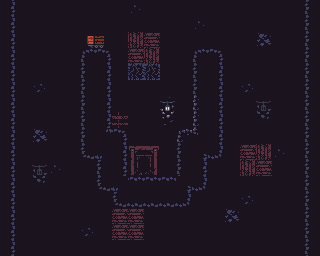

A level layout from a 2D game, rendered from its tile map. Below: a short description, then the map file with its tile-grid data intact:
An orthogonal 20x16 tile map with 16x16 px tiles, 4 tile layers (Background, Collision, Destructible, Decor), 2 tilesets.

<map version="1.8" tiledversion="1.8.5" orientation="orthogonal" renderorder="right-down" width="20" height="16" tilewidth="16" tileheight="16" infinite="0" nextlayerid="5" nextobjectid="1">
 <tileset firstgid="1" source="../tilesets/Underground Mine.tsx" />
 <tileset firstgid="301" source="../tilesets/Terrain.tsx" />
 <layer id="1" name="Background" width="20" height="16">
  <data encoding="csv">
52,52,52,52,52,52,52,52,39,52,52,52,52,52,52,52,52,52,52,52,
52,52,52,52,52,52,52,52,52,52,52,52,39,52,52,52,52,52,52,52,
52,52,52,52,52,52,52,52,52,52,52,52,52,52,52,52,35,52,52,52,
52,52,52,52,52,52,52,52,52,52,52,52,52,52,52,52,52,52,52,52,
52,52,52,52,52,52,52,52,52,52,52,52,52,52,52,52,52,52,52,52,
52,52,37,52,52,52,52,52,52,52,52,52,52,52,52,37,52,52,52,52,
52,52,52,52,52,52,52,52,52,52,196,52,52,52,52,52,191,52,52,52,
52,52,52,52,52,52,52,52,52,52,221,52,52,52,52,52,216,52,52,52,
52,52,35,52,52,52,52,52,52,52,52,52,52,52,52,52,52,52,52,52,
52,52,52,52,52,52,52,52,188,189,52,52,52,52,52,210,211,39,52,52,
52,52,191,39,52,52,52,52,213,214,52,52,52,52,52,211,210,52,52,52,
52,52,216,52,52,52,52,52,52,52,52,52,52,52,52,52,52,52,52,52,
52,52,52,52,52,52,52,52,52,52,52,52,52,52,52,37,52,52,52,52,
52,52,52,52,52,52,52,210,210,52,52,52,52,52,35,52,52,52,52,52,
52,52,52,52,52,37,52,210,210,52,52,52,52,52,52,52,52,52,52,52,
52,52,52,52,52,52,52,52,52,52,52,52,52,52,52,52,52,52,52,52
</data>
 </layer>
 <layer id="2" name="Collision" width="20" height="16">
  <data encoding="csv">
112,0,0,0,0,0,0,0,0,0,0,0,0,0,0,0,0,0,0,110,
112,0,0,0,0,0,0,0,0,0,0,0,0,0,0,0,0,0,0,110,
112,0,0,0,0,0,0,0,0,0,0,0,0,0,0,0,0,0,0,110,
112,0,0,0,0,85,87,0,0,0,0,0,85,87,0,0,0,0,0,110,
112,0,0,0,0,110,112,0,0,0,0,0,110,112,0,0,0,0,0,110,
112,0,0,0,0,110,112,0,0,0,0,0,110,112,0,0,0,0,0,110,
112,0,0,0,0,110,112,0,0,0,0,0,124,112,0,0,0,0,0,110,
112,0,0,0,0,110,112,0,0,0,0,0,124,112,0,0,0,0,0,110,
112,0,0,0,0,110,139,87,0,0,0,93,149,112,0,0,0,0,0,110,
112,0,0,0,0,135,91,112,0,0,0,110,89,137,0,0,0,0,0,110,
112,0,0,0,0,0,110,112,0,0,0,110,112,0,0,0,0,0,0,110,
112,0,0,0,0,0,135,91,86,86,86,89,137,0,0,0,0,0,0,110,
112,0,0,0,0,0,0,135,136,136,136,137,0,0,0,0,0,0,0,110,
112,0,0,0,0,0,0,0,0,0,0,0,0,0,0,0,0,0,0,110,
112,0,0,0,0,0,0,0,0,0,0,0,0,0,0,0,0,0,0,110,
112,0,0,0,0,0,0,0,0,0,0,0,0,0,0,0,0,0,0,110
</data>
 </layer>
 <layer id="4" name="Destructible" width="20" height="16">
  <data encoding="csv">
0,0,0,0,0,0,0,0,0,0,0,0,0,0,0,0,0,0,0,0,
0,0,0,0,0,0,0,0,0,0,0,0,0,0,0,0,0,0,0,0,
0,0,0,0,0,0,0,0,0,0,0,0,0,0,0,0,0,0,0,0,
0,0,0,0,0,0,0,0,0,0,0,0,0,0,0,0,0,0,0,0,
0,0,0,0,0,0,0,0,2147483681,2147483681,0,0,0,0,0,0,0,0,0,0,
0,0,0,0,0,0,0,0,0,0,0,0,0,0,0,0,0,0,0,0,
0,0,0,0,0,0,0,0,0,0,0,0,0,0,0,0,0,0,0,0,
0,0,0,0,0,0,0,0,0,0,0,0,0,0,0,0,0,0,0,0,
0,0,0,0,0,0,0,0,0,0,0,0,0,0,0,0,0,0,0,0,
0,0,0,0,0,0,0,0,0,0,0,0,0,0,0,0,0,0,0,0,
0,0,0,0,0,0,0,0,0,0,0,0,0,0,0,0,0,0,0,0,
0,0,0,0,0,0,0,0,0,0,0,0,0,0,0,0,0,0,0,0,
0,0,0,0,0,0,0,0,0,0,0,0,0,0,0,0,0,0,0,0,
0,0,0,0,0,0,0,0,0,0,0,0,0,0,0,0,0,0,0,0,
0,0,0,0,0,0,0,0,0,0,0,0,0,0,0,0,0,0,0,0,
0,0,0,0,0,0,0,0,0,0,0,0,0,0,0,0,0,0,0,0
</data>
 </layer>
 <layer id="3" name="Decor" width="20" height="16">
  <data encoding="csv">
0,0,0,0,0,0,0,0,0,0,0,0,0,0,0,0,0,0,0,0,
0,0,0,0,0,0,0,0,0,0,0,0,0,0,0,0,0,0,0,0,
0,0,0,0,0,261,262,0,211,210,0,0,0,0,0,0,0,0,0,0,
0,0,0,0,0,0,0,0,210,211,0,0,0,0,0,0,0,0,0,0,
0,0,0,0,0,0,0,0,0,0,0,0,0,0,0,0,0,0,0,0,
0,0,0,0,0,0,0,0,0,0,0,0,0,0,0,0,0,0,0,0,
0,0,0,0,0,0,0,0,0,0,0,0,0,0,0,0,0,0,0,0,
0,0,0,0,0,0,0,185,0,0,0,0,0,0,0,0,0,0,0,0,
0,0,0,0,0,0,0,0,0,0,0,0,0,0,0,0,0,0,0,0,
0,0,0,0,0,0,0,0,0,0,0,0,0,0,0,0,0,0,0,0,
0,0,0,0,0,0,0,0,0,0,0,0,0,0,0,0,0,0,0,0,
0,0,0,0,0,0,0,0,0,0,0,0,0,0,0,0,0,0,0,0,
0,0,0,0,0,0,0,0,0,0,0,0,0,0,0,0,0,0,0,0,
0,0,0,0,0,0,0,0,0,0,0,0,0,0,0,0,0,0,0,0,
0,0,0,0,0,0,0,0,0,0,0,0,0,0,0,0,0,0,0,0,
0,0,0,0,0,0,0,0,0,0,0,0,0,0,0,0,0,0,0,0
</data>
 </layer>
</map>
